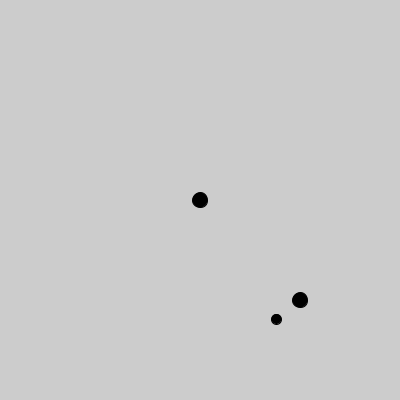
Frame 1 (no input)
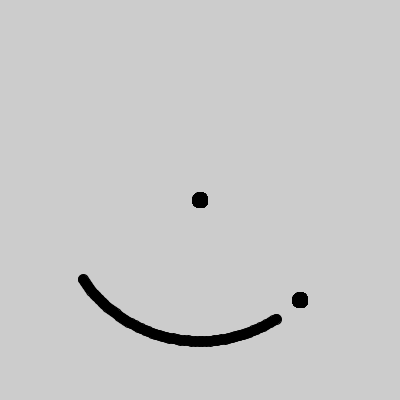
Frame 60 (the mouse pressed at the canvas centre just before this capture)
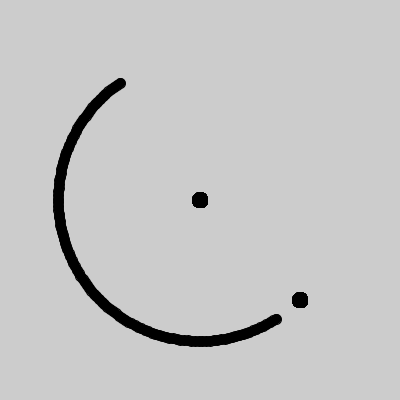
Frame 120 (the mouse held since frame 60 and released just before this capture)

The Processing sketch that drew these frames (run headless with seeded random() and noise(); from frame 60 on, the mouse is pressed at the canvas centre):

// Processing sketch: rotation
// ── rotation.pde
PVector point = new PVector(200,200);
PVector rotatedPoint=new PVector(300,300);
void setup(){
  size(400,400);
  
}
float ang=1;
void draw(){
  fill(0);
  circle(point.x,point.y,15);
  
  circle(rotatedPoint.x,rotatedPoint.y,15);
  
  rotate(point,rotatedPoint,ang);
  
  //circle(sin(ang)*100+200,-1*cos(ang)*100+200,5);
  ang+=PI/120;
}



void rotate(PVector center, PVector point, float angle){
  float x,y;
  PVector z=PVector.sub(point,center);
  float mag=z.mag();
  x=mag*cos(angle)+center.x;
  y=mag*sin(angle)+center.y;
  
  circle(x,y,10);
  
}
